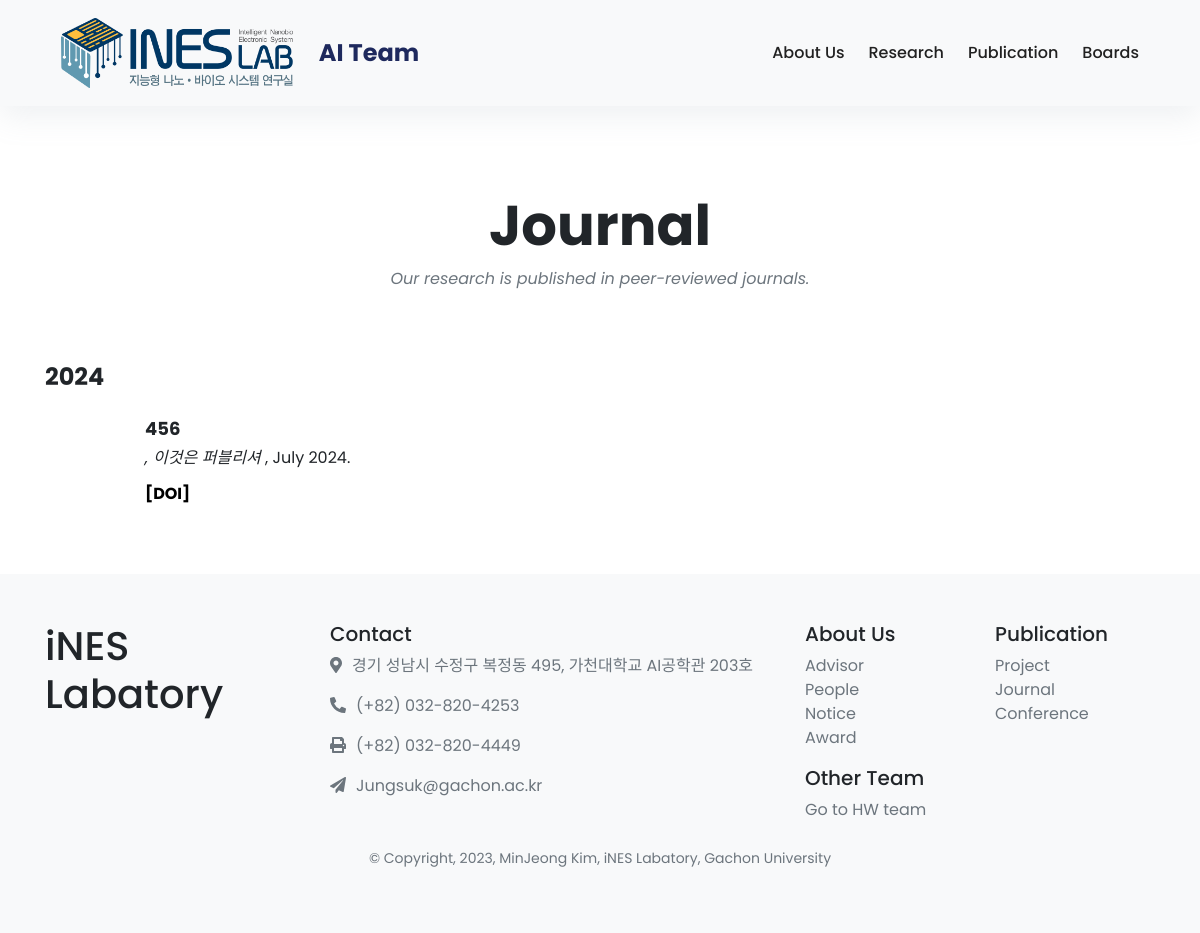
The app's page /ai/publications/JOUR/, older data.
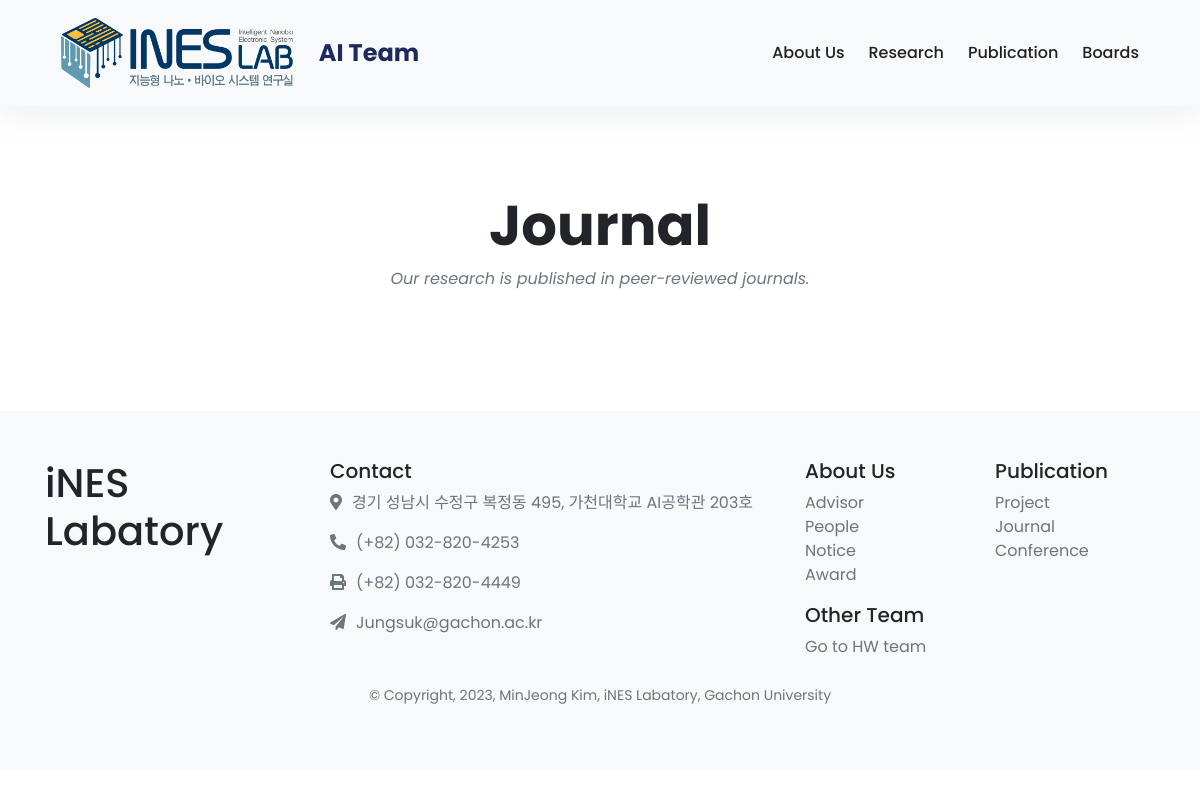
The same page, newer data.
### publications/models.py (models this page shows, shortened)
class Publication(models.Model):
    TYPE_CHOICES = [
        ('CONF', 'Conference'),
        ('JOUR', 'Journal'),
        ('SURV', 'Survey'),
    ]
    TEAM_CHOICES = (
        ('AI', 'AI Team'),
        ('HW', 'Hardware Team'),
    )
    team = models.CharField(max_length=2, choices=TEAM_CHOICES, default='HW')
    pub_type = models.CharField(max_length=4, choices=TYPE_CHOICES, default='JOUR')
    title = models.CharField(max_length=255)
    authors = models.TextField(blank=True)  # 참여하는 멤버들은 그냥 직접 작성하다는 점을 반영하여 TextField로 수정
    citation_text = models.TextField(blank=True)
    published_date = models.DateTimeField()
    doi_link = models.URLField()
    areas = models.ManyToManyField(Area, blank=True)  # 프로젝트 관련 영역
    pdf = models.FileField(upload_to='upload/publications/%Y/%m/%d/', null=True, blank=True)
    pdf_link = models.URLField(blank=True, null=True)
    publisher = models.CharField(max_length=200, blank=True, null=True)
    related_project = models.ForeignKey(Projects, on_delete=models.CASCADE, related_name='publications', null=True, blank=True)

### publications/views.py (the view)
# urls.py: path('publications/<str:pub_type>/', publications_views.ai_publications, name='ai_publications'),
def ai_publications(request, pub_type):
    return get_publications_by_team(request, 'AI', pub_type, 'labweb/publication/ai_publications.html')

### publications/views.py (called while the page is built)
def get_publications_by_team(request, team, pub_type, template_name):
    publications = Publication.objects.filter(team=team, pub_type=pub_type.upper()).order_by('-published_date')
    years = publications.annotate(year=ExtractYear('published_date')).values_list('year', flat=True).distinct()
    context = {
        'publications': publications,
        'years': years,
        'pub_type': pub_type,
    }
    return render(request, template_name, context)

### templates/labweb/publication/ai_publications.html (shortened to what this page needs)
{% extends 'labweb/base.html' %}
{% block content %}
  <div class="container py-5">
    <header class="text-center">
      <br><br><br><br><br><br>
      <h1 class="display-4 font-weight-bold">{% if pub_type == 'CONF' %}Conference{% else %}Journal{% endif %}</h1>
      <p class="font-italic text-muted mb-0">
        {% if pub_type == 'CONF' %}
          We present our latest research findings at various conferences.
        {% else %}
          Our research is published in peer-reviewed journals.
        {% endif %}
      </p>
      <br><br><br>
    </header>
    <div>
      {% if publications %}
        {% for year in years %}
          <div class="year">
            <h4 style="font-weight: bold">{{ year }}</h4>
          </div>
          {% for pub in publications %}
            {% if pub.published_date.year == year %}
              <div class="card border-0" style="padding-left: 80px;">
                <div class="card-body">
                  <p class="card-title" style="font-weight: bold; font-size:18px;">{{ pub.title }}</p>
                  <p class="card-text">{{ pub.authors|linebreaksbr }}
                    {% if pub.publisher %}
                      <span style="font-style: italic">, {{ pub.publisher }}</span>
                    {% endif %}
                    , {{ pub.published_date|date:"F Y" }}.
                  </p>
                  {% if pub.doi_link %}
                    <a href="{{ pub.doi_link }}" class="card-link">[DOI]</a>
                  {% endif %}
                </div>
              </div>
            {% endif %}
          {% endfor %}
        {% endfor %}
      {% endif %}
    </div>
  </div>
{% endblock %}

Row changes from the older to the newer data that the page shows:
removed Publication: title "456", publisher "이것은 퍼블리셔", published_date "July 2024"
Text that changed along with them:
list line gone: "2024"
